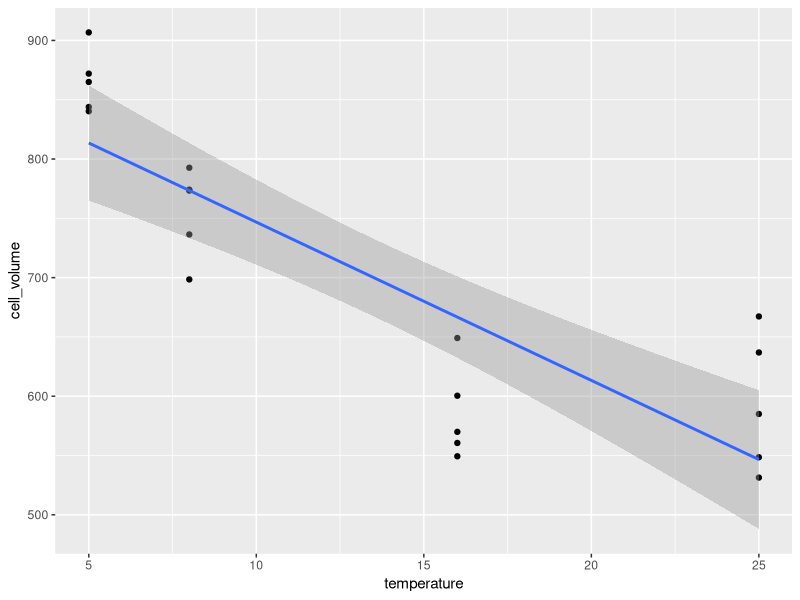
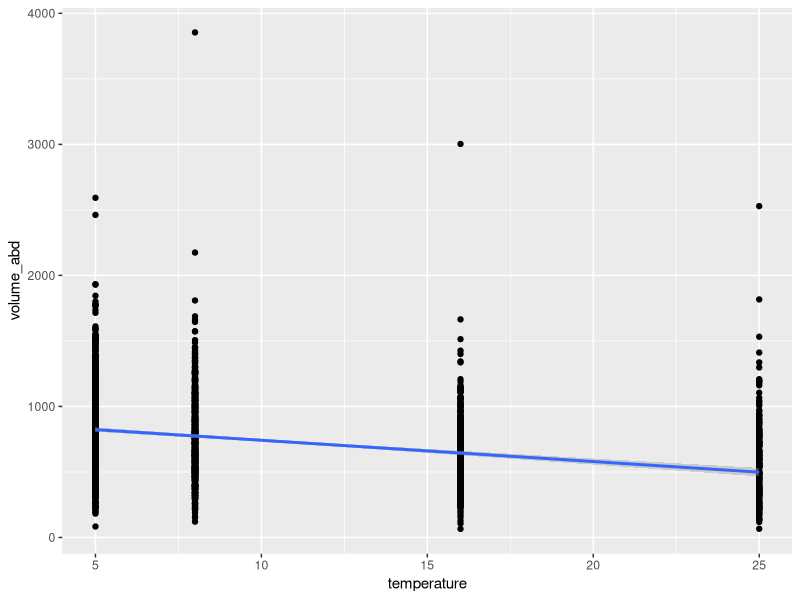
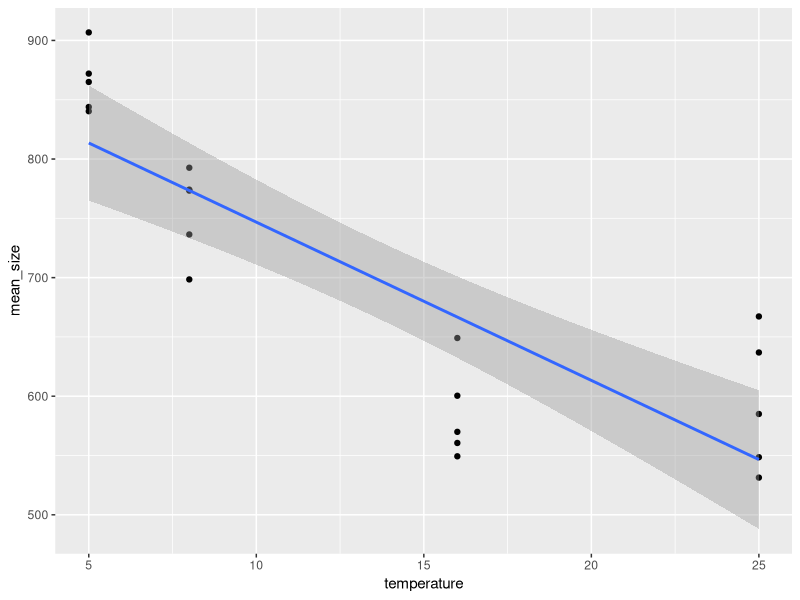

The R script that drew these images, in order: (Note: this script raises an error after producing the figures.)


library(tidyverse)


size_data <- read_csv("data-processed/k-temp-size.csv")
size_data_all <- read_csv("data-processed/k-temp-all-cell-sizes.csv")

size_data %>% 
	lm(cell_volume ~ temperature, data = .) %>% summary()


size_data %>% 
	ggplot(aes(x = temperature, y = cell_volume)) + geom_point() +
	geom_smooth(method = "lm")


size_data_all %>% 
	lm(volume_abd ~ temperature, data = .) %>% summary()

size_data_all %>% 
	ggplot(aes(x = temperature, y = volume_abd)) + geom_point() +
	geom_smooth(method = "lm")

size_data_all %>% 
	group_by(temperature, rep) %>% 
	summarise(mean_size = mean(volume_abd)) %>%
	ungroup() %>% 
	ggplot(aes(x = temperature, y = mean_size)) + geom_point() +
	geom_smooth(method = "lm")
	lm(mean_size ~ temperature, data = .) %>% summary()
	
	size_data_all %>% 
		filter(temperature == 5) %>% 
		ungroup() %>% 
		summarise(mean_size = mean(volume_abd)) 
	
	(-16.241 / 863)*100
